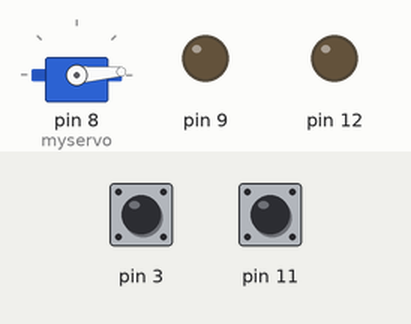
Simulated run of this sketch. Board: Arduino Uno, built with avr-gcc and run on an emulated ATmega328P. Parts: servo, output pins drawn as LEDs (lit = HIGH). The inputs (shaded band) are chosen by the test bench; at power-on: pin 3 HIGH, pin 11 HIGH.

Above: at 1.2 s.
1.3 s: pin 3 pulled LOW for 0.15 s
At 2.0 s:
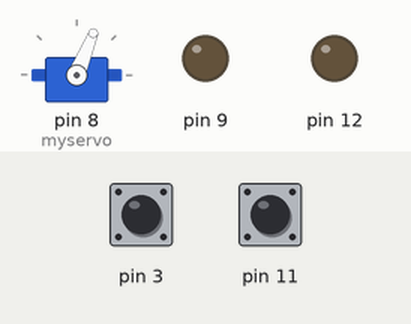
3.0 s: pin 3 pulled LOW for 3.2 s
At 3.8 s:
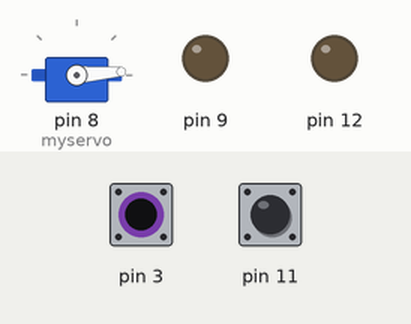
Timing chart, 0 to 7.8 s (numbered marks = the images above; inputs shaded):
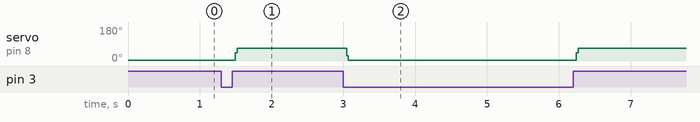

Measured:
- after the input at 1.3 s, servo on pin 8 (myservo): 4° → 68° after 0.20 s
- after the input at 3.0 s, servo on pin 8 (myservo): 68° → 4° at once, → 68° 3.2 s later

The sketch:

LickOmeter.ino
```cpp
#include <Servo.h>
#include <CapacitiveSensor.h>

Servo myservo;  // create servo object to control a servo

CapacitiveSensor cs_10_11 = CapacitiveSensor(10, 11);  //10M Resistor between pins 2 and 3, you may also connect an antenna on pin 8
unsigned long csSum;

//Variables for Code
int RewardThresh = 1; //
int LickCounter = 0; //
int ServPosOut = 4; // starting position of servo (from where its strating to drive out)
int ServPosIn = 68; // Servo Position when out, how far to drive out
int ServSignalIn = 0;
int ServStatus = 0;
int ServoPos = 0;   // <------ variable to store the rotation in degrees of the servo motor.
volatile bool ChangeDetected = false;

void setup() {
  // Servo Control is attached to pin 8
  myservo.attach(8);
  myservo.write(ServPosOut);
  delay(50);
  //LED is on pin 12 // with 220 Ohm resistor at longer side/ Pin 12 (red) side
  pinMode(12, OUTPUT);
  //Lick OUT is on pin 9
  pinMode(9, OUTPUT);
  //Servo IN os on pin 3
  //digitalWrite(10, LOW);
  pinMode(3, INPUT_PULLUP);
  attachInterrupt(digitalPinToInterrupt(3), ServoInDetectChange, CHANGE); // important function, needs to be special pin (e.g., 3) where its possible to excecute functions and interrupt. If lick detected then stop and move to last code and say true than new loop started
  myservo.write(ServPosOut);
  ServStatus = myservo.read();
}

void loop() {
  noInterrupts();
  LickDetect();
  ServControl();
  interrupts();
}

void LickDetect() {
  long cs = cs_10_11.capacitiveSensor(80);  //a: Sensor resolution is set to 80
  if (cs > 100) {                         //b: Arbitrary number
    csSum += cs;
    if (csSum >= 2300)  //c: This value is the threshold, a High value means it takes longer to trigger #original value = 3800
    {
      LickCounter = LickCounter + 1;
      LickOut();
      if (csSum > 0) { csSum = 0; }  //Reset
      cs_10_11.reset_CS_AutoCal();     //Stops readings
    }
  } else {
    csSum = 0;  //Timeout caused by bad readings
  }
}

void LickOut() {
  if (LickCounter == RewardThresh) {
    digitalWrite(12, HIGH);  //  if a lick is detected, turn LED ON.
    digitalWrite(9, HIGH);   // TTL out start
    delay(1);
    digitalWrite(9, LOW);   // TTL out stop
    digitalWrite(12, LOW);  //  turn the LED OFF.
    LickCounter = 0;
  }
}

void ServControl() {
  if (ChangeDetected==true) {
    ServSignalIn = digitalRead(3);
    if (ServSignalIn == HIGH) {
      for (ServoPos = ServStatus; ServoPos <= ServPosIn; ServoPos += 1) {myservo.write(ServoPos); delay(10);}
      ServStatus = myservo.read();
    } else {
      for (ServoPos = ServStatus; ServoPos >= ServPosOut; ServoPos -= 1) {myservo.write(ServoPos); delay(10);}
      ServStatus = myservo.read();
    }
    ChangeDetected == false; //Reset Change Detection
  }
}

void ServoInDetectChange() {
  ChangeDetected = true; // if true than lick-spout drives out
}

// Stecker für Lick-spout:
// 1. Lick-spout, 2. PIN (orangenes Kabel Servo ), 3. Strom (rotes Kabel Servo), 4. GND (braunes Kabel Servo)
```
